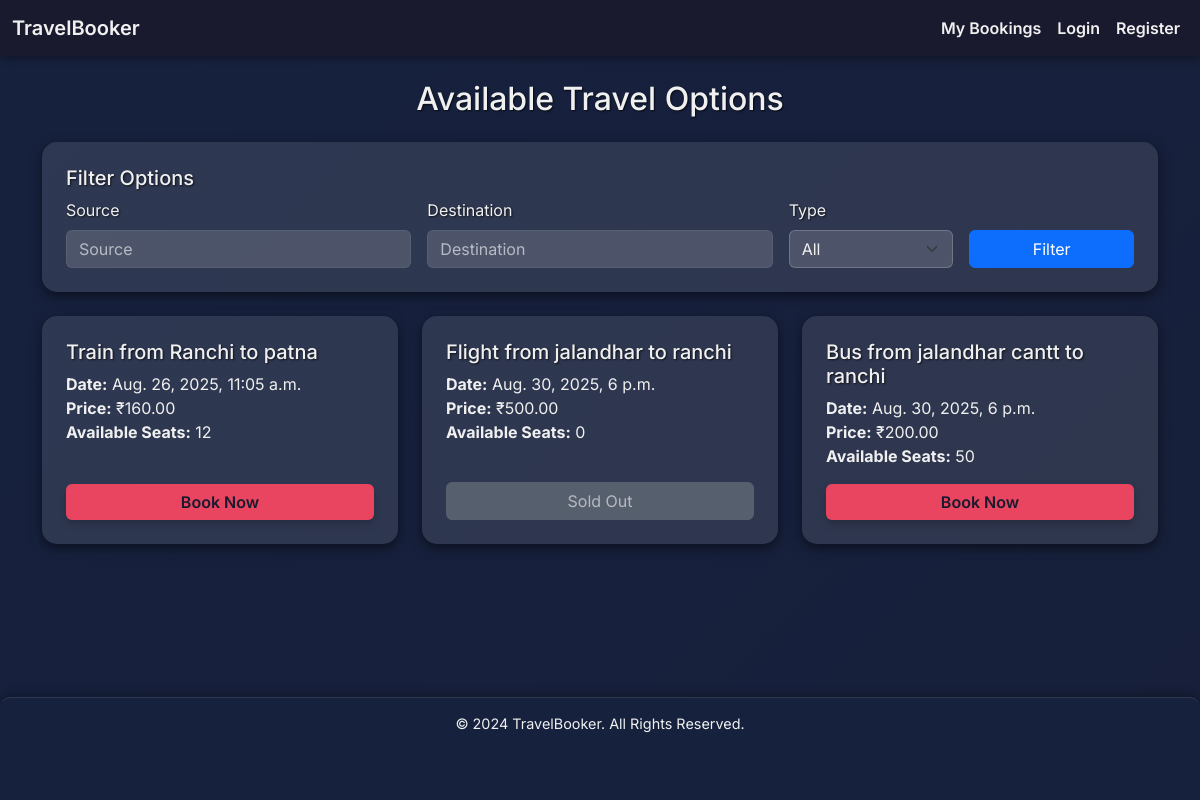
The page / on the database its author committed.
### bookings/models.py (models this page shows, shortened)
class TravelOption(models.Model):
    TRAVEL_TYPES = [
        ('Flight', 'Flight'),
        ('Train', 'Train'),
        ('Bus', 'Bus'),
    ]
    travel_id = models.AutoField(primary_key=True)
    type = models.CharField(max_length=20, choices=TRAVEL_TYPES)
    source = models.CharField(max_length=100)
    destination = models.CharField(max_length=100)
    date_time = models.DateTimeField()
    price = models.DecimalField(max_digits=10, decimal_places=2)
    available_seats = models.PositiveIntegerField()

### bookings/views.py (the view)
# urls.py: path("", views.home, name="home"),
def home(request):
    travels = TravelOption.objects.all()
    if request.GET.get('type'):
        travels = travels.filter(type=request.GET['type'])
    if request.GET.get('source'):
        travels = travels.filter(source__icontains=request.GET['source'])
    if request.GET.get('destination'):
        travels = travels.filter(destination__icontains=request.GET['destination'])
    booked_travel_ids = []
    if request.user.is_authenticated:
        booked_travel_ids = Booking.objects.filter(user=request.user).values_list('travel_option', flat=True)
    context = {
        'travels': travels,
        'booked_travel_ids': booked_travel_ids
    }
    return render(request, 'travel_list.html', context)

### bookings/templates/travel_list.html (shortened to what this page needs)
{% extends 'base.html' %}
{% block content %}
<h2 class="text-center mb-4">Available Travel Options</h2>
<div class="card p-4 mb-4">
  <h5 class="card-title">Filter Options</h5>
  <form method="get" class="row g-3 align-items-end">
    <div class="col-md-4">
      <label for="source" class="form-label">Source</label>
      <input type="text" class="form-control" name="source" id="source" placeholder="Source" value="{{ request.GET.source }}">
    </div>
    <div class="col-md-4">
      <label for="destination" class="form-label">Destination</label>
      <input type="text" class="form-control" name="destination" id="destination" placeholder="Destination" value="{{ request.GET.destination }}">
    </div>
    <div class="col-md-2">
      <label for="type" class="form-label">Type</label>
      <select name="type" id="type" class="form-select">
        <option value="">All</option>
      </select>
    </div>
    <div class="col-md-2 d-grid">
      <button type="submit" class="btn btn-primary">Filter</button>
    </div>
  </form>
</div>
{% if travels %}
<div class="row row-cols-1 row-cols-md-2 row-cols-lg-3 g-4">
  {% for t in travels %}
  <div class="col">
    <div class="card h-100 p-4">
      <h5 class="card-title">{{ t.type }} from {{ t.source }} to {{ t.destination }}</h5>
      <ul class="list-unstyled">
        <li><strong>Date:</strong> {{ t.date_time }}</li>
        <li><strong>Price:</strong> ₹{{ t.price }}</li>
        <li><strong>Available Seats:</strong> {{ t.available_seats }}</li>
      </ul>
      <div class="mt-auto">
        {% if user.is_authenticated and t.travel_id in booked_travel_ids %}
          <button class="btn btn-success w-100" disabled>Booked!</button>
        {% elif t.available_seats > 0 %}
          <a href="{% url 'book_travel' t.travel_id %}" class="btn btn-custom w-100">Book Now</a>
        {% else %}
          <button class="btn btn-secondary w-100" disabled>Sold Out</button>
        {% endif %}
      </div>
    </div>
  </div>
  {% endfor %}
</div>
{% else %}
<p class="text-center text-muted">No travel options found matching your criteria.</p>
{% endif %}
{% endblock %}

### bookings/templates/base.html (style rules this page uses)
:root { --primary-color: #1a1a2e; --secondary-color: #16213e; --accent-color: #e94560; --text-color: #f0f0f0; --card-bg: rgba(255, 255, 255, 0.1); --card-shadow: 0 4px 12px rgba(0, 0, 0, 0.5); --input-bg: rgba(255, 255, 255, 0.15); }
body { background: linear-gradient(135deg, var(--secondary-color), var(--primary-color)); background-size: 400% 400%; animation: gradient-animation 15s ease infinite; min-height: 100vh; display: flex; flex-direction: column; font-family: 'Inter', sans-serif; color: var(--text-color); transition: background-color 0.5s ease; }
.btn-custom { background-color: var(--accent-color); color: var(--primary-color); border: none; font-weight: 600; transition: all 0.3s ease; box-shadow: 0 4px 8px rgba(0, 0, 0, 0.2); }
.card { background-color: var(--card-bg); border: none; border-radius: 15px; box-shadow: var(--card-shadow); transition: transform 0.3s ease, box-shadow 0.3s ease; overflow: hidden; animation: fadeInUp 0.8s ease-in-out; }
.card-title, h2, h3, h5, label { color: var(--text-color) !important; text-shadow: 1px 1px 2px rgba(0,0,0,0.7); }
.list-unstyled li { color: var(--text-color); }
.form-control, .form-select { background-color: var(--input-bg); border: 1px solid rgba(255, 255, 255, 0.2); color: var(--text-color); }
.form-control::placeholder { color: rgba(255, 255, 255, 0.6); }
.form-select option { background-color: var(--secondary-color); color: var(--text-color); }

### rows shown on the page
TravelOption: type "Train", source "Ranchi", destination "patna", date_time "Aug. 26, 2025, 11:05 a.m.", price "160.00", available_seats "12", shows "Book Now"
TravelOption: type "Flight", source "jalandhar", destination "ranchi", date_time "Aug. 30, 2025, 6 p.m.", price "500.00", available_seats "0", shows "Sold Out"
TravelOption: type "Bus", source "jalandhar cantt", destination "ranchi", date_time "Aug. 30, 2025, 6 p.m.", price "200.00", available_seats "50", shows "Book Now"
